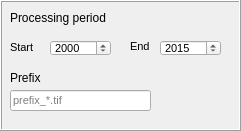
    <widget class="QFrame" name="frame_13">
     <property name="geometry">
      <rect>
       <x>350</x>
       <y>350</y>
       <width>241</width>
       <height>131</height>
      </rect>
     </property>
     <property name="font">
      <font>
       <weight>50</weight>
       <bold>false</bold>
      </font>
     </property>
     <property name="frameShape">
      <enum>QFrame::Box</enum>
     </property>
     <property name="frameShadow">
      <enum>QFrame::Raised</enum>
     </property>
     <widget class="QLabel" name="label__interpol_19">
      <property name="geometry">
       <rect>
        <x>130</x>
        <y>40</y>
        <width>46</width>
        <height>13</height>
       </rect>
      </property>
      <property name="font">
       <font>
        <pointsize>8</pointsize>
        <weight>50</weight>
        <italic>false</italic>
        <bold>false</bold>
       </font>
      </property>
      <property name="toolTip">
       <string>&lt;html&gt;&lt;head/&gt;&lt;body&gt;&lt;p&gt;Année de fin de traitement (superieure à la date de début de la serie et inferieure ou égale à la date de fin de la série)&lt;/p&gt;&lt;/body&gt;&lt;/html&gt;</string>
      </property>
      <property name="text">
       <string>End</string>
      </property>
     </widget>
     <widget class="QLabel" name="label__interpol_20">
      <property name="geometry">
       <rect>
        <x>10</x>
        <y>40</y>
        <width>51</width>
        <height>16</height>
       </rect>
      </property>
      <property name="font">
       <font>
        <pointsize>8</pointsize>
        <weight>50</weight>
        <italic>false</italic>
        <bold>false</bold>
       </font>
      </property>
      <property name="toolTip">
       <string>&lt;html&gt;&lt;head/&gt;&lt;body&gt;&lt;p&gt;Année du début de traitement (superieure ou égale à la date de debut de la serie et inferieure à la date de fin de la série et aussi inferieure à la date de fin de traitement)&lt;/p&gt;&lt;/body&gt;&lt;/html&gt;</string>
      </property>
      <property name="text">
       <string>Start</string>
      </property>
      <property name="textInteractionFlags">
       <set>Qt::LinksAccessibleByMouse|Qt::TextSelectableByMouse</set>
      </property>
     </widget>
     <widget class="QSpinBox" name="debutTraitement_5">
      <property name="geometry">
       <rect>
        <x>50</x>
        <y>40</y>
        <width>61</width>
        <height>16</height>
       </rect>
      </property>
      <property name="font">
       <font>
        <pointsize>8</pointsize>
        <weight>50</weight>
        <italic>false</italic>
        <bold>false</bold>
       </font>
      </property>
      <property name="minimum">
       <number>0</number>
      </property>
      <property name="maximum">
       <number>3000</number>
      </property>
      <property name="value">
       <number>2000</number>
      </property>
     </widget>
     <widget class="QSpinBox" name="finTraitement_5">
      <property name="geometry">
       <rect>
        <x>160</x>
        <y>40</y>
        <width>61</width>
        <height>16</height>
       </rect>
      </property>
      <property name="font">
       <font>
        <pointsize>8</pointsize>
        <weight>50</weight>
        <italic>false</italic>
        <bold>false</bold>
       </font>
      </property>
      <property name="maximum">
       <number>3000</number>
      </property>
      <property name="value">
       <number>2015</number>
      </property>
     </widget>
     <widget class="QLabel" name="label_37">
      <property name="geometry">
       <rect>
        <x>10</x>
        <y>70</y>
        <width>211</width>
        <height>16</height>
       </rect>
      </property>
      <property name="font">
       <font>
        <pointsize>9</pointsize>
        <weight>50</weight>
        <bold>false</bold>
       </font>
      </property>
      <property name="toolTip">
       <string>&lt;html&gt;&lt;head/&gt;&lt;body&gt;&lt;p&gt;texte qui permettra de retrouver facilement les fichiers enrégistrés&lt;/p&gt;&lt;/body&gt;&lt;/html&gt;</string>
      </property>
      <property name="text">
       <string>Prefix</string>
      </property>
     </widget>
     <widget class="QLineEdit" name="prefixeOut_5">
      <property name="geometry">
       <rect>
        <x>10</x>
        <y>90</y>
        <width>141</width>
        <height>21</height>
       </rect>
      </property>
      <property name="font">
       <font>
        <pointsize>8</pointsize>
        <weight>50</weight>
        <bold>false</bold>
       </font>
      </property>
      <property name="text">
       <string/>
      </property>
      <property name="placeholderText">
       <string>prefix_*.tif</string>
      </property>
     </widget>
     <widget class="QLabel" name="label_38">
      <property name="geometry">
       <rect>
        <x>10</x>
        <y>10</y>
        <width>141</width>
        <height>16</height>
       </rect>
      </property>
      <property name="font">
       <font>
        <pointsize>9</pointsize>
       </font>
      </property>
      <property name="toolTip">
       <string>permet de specifier sur quel intervalle de temps on aimerait efféctuer le traitement </string>
      </property>
      <property name="text">
       <string>Processing period</string>
      </property>
     </widget>
    </widget>
